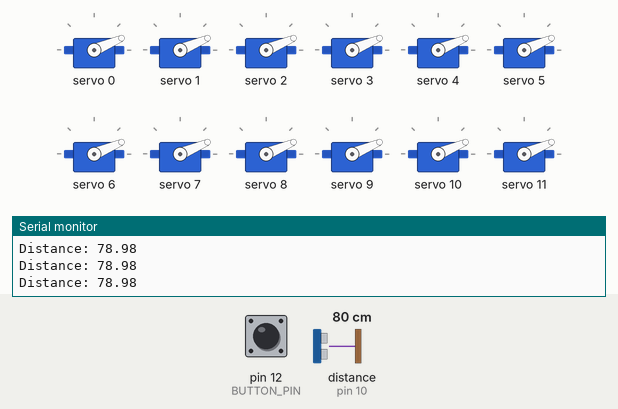
Recording of a sketch running on a simulated Arduino Uno, built with avr-gcc and run on an emulated ATmega328P. Parts: 12 × servo, the last lines printed to the serial monitor. Wiring (inferred from the names in the program): ultrasonic range finder: trigger pin 9; echo pin 10. The test bench sets the inputs (shaded band); at power-on: distance to the obstacle (sensor on pin 10) 80 cm, pin 12 (BUTTON_PIN) HIGH. The echo pulse lasts 58.3 µs per cm; random numbers use the default seed unless the sketch sets one.

Above: at 4.2 s.
4.3 s: distance to the obstacle (sensor on pin 10) set to 33 cm
5.8 s: distance to the obstacle (sensor on pin 10) set to 27 cm
At 8.6 s:
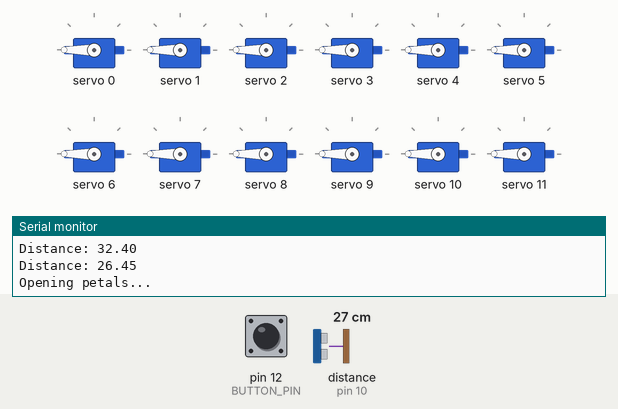
8.8 s: pin 12 (BUTTON_PIN) pulled LOW for 0.15 s
At 9.04 s:
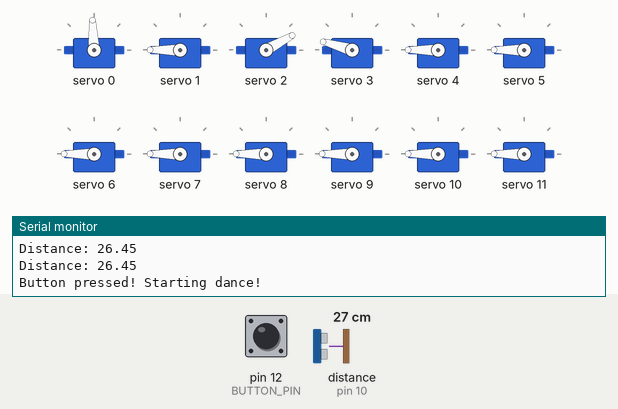
At 9.66 s:
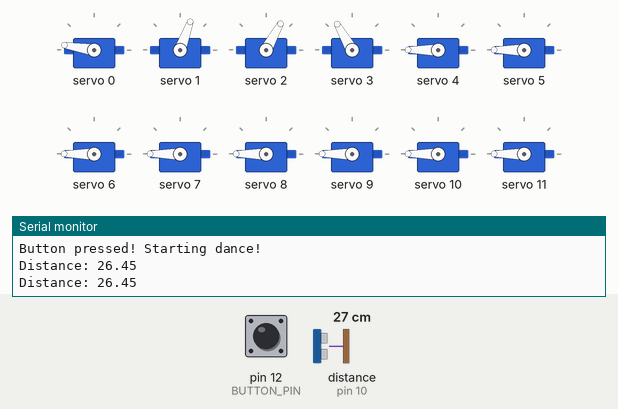
11.8 s: distance to the obstacle (sensor on pin 10) set to 250 cm
At 11.8 s:
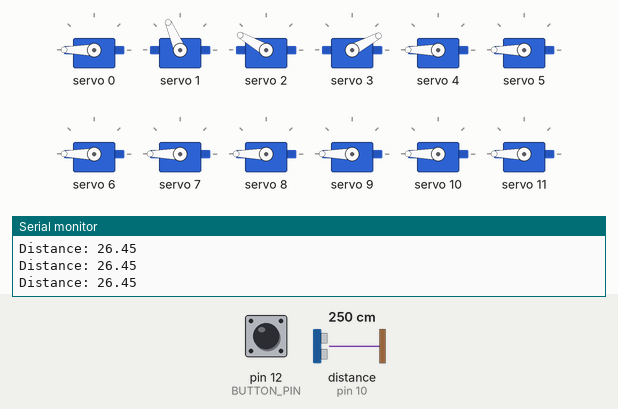
14.8 s: distance to the obstacle (sensor on pin 10) set to 2 cm
17.8 s: pin 12 (BUTTON_PIN) pulled LOW for 3.2 s
Timing chart, 0 to 25.5 s (numbered marks = the images above; inputs shaded):
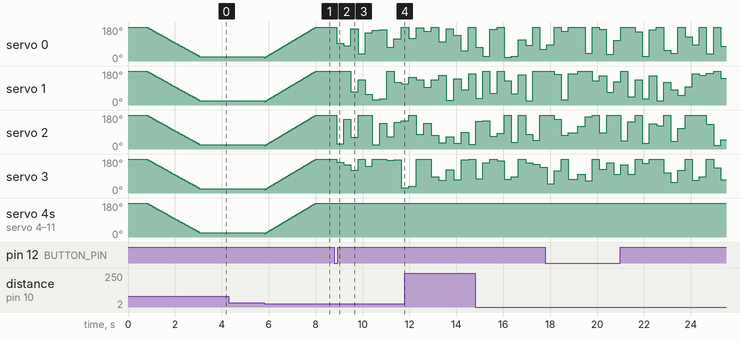

Measured:
- the behaviour switches between 31 and 30 cm on distance to the obstacle (sensor on pin 10) (found by bisection; images 0 and 1)
- after the input at 8.8 s, servo 0: 180° → 93° after 0.09 s, → 80° 0.31 s later, → 171° 0.31 s later, → 38° 0.31 s later, … (10 changes in this stretch); servo 1: 180° → 70° after 0.71 s, → 133° 0.31 s later, → 56° 0.31 s later, → 27° 0.31 s later, … (8 changes in this stretch)

The sketch:

flower.ino
```cpp
#include <Wire.h>
#include <Adafruit_PWMServoDriver.h>

const int TRIG_PIN = 9;
const int ECHO_PIN = 10;
const int BUTTON_PIN = 12;  // pinul butonului
const int DISTANCE_THRESHOLD = 30;

Adafruit_PWMServoDriver pwm = Adafruit_PWMServoDriver();

#define SERVO_FREQ 50
#define SERVO_MIN 150
#define SERVO_MAX 600

float duration_us, distance_cm;
bool isOpen = false;
unsigned long danceStart = 0;
bool isDancing = false;

void setup() {
  Serial.begin(9600);

  pinMode(TRIG_PIN, OUTPUT);
  pinMode(ECHO_PIN, INPUT);
  pinMode(BUTTON_PIN, INPUT_PULLUP);  // folosește rezistor intern

  pwm.begin();
  pwm.setPWMFreq(SERVO_FREQ);

  close();
  isOpen = false;
}

void loop() {
  checkDistance();
  checkButton();
  if (isDancing) {
    performDance();
  }
  delay(100);
}

void checkDistance() {
  digitalWrite(TRIG_PIN, HIGH);
  delayMicroseconds(10);
  digitalWrite(TRIG_PIN, LOW);

  duration_us = pulseIn(ECHO_PIN, HIGH);
  distance_cm = 0.017 * duration_us;

  Serial.print("Distance: ");
  Serial.println(distance_cm);

  if (!isDancing) {
    if (distance_cm > 0 && distance_cm < DISTANCE_THRESHOLD && !isOpen) {
      open();
      isOpen = true;
    }
    else if (distance_cm >= DISTANCE_THRESHOLD && isOpen) {
      close();
      isOpen = false;
    }
  }
}

void checkButton() {
  if (digitalRead(BUTTON_PIN) == LOW && !isDancing) {
    Serial.println("Button pressed! Starting dance!");
    isDancing = true;
    danceStart = millis();
  }
}

void performDance() {
  if (millis() - danceStart >= 10000) {  // 10 secunde
    Serial.println("Dance finished.");
    isDancing = false;
    return;
  }

  // Alege aleator o poziție pentru servouri
  int randPos1 = random(SERVO_MIN, SERVO_MAX);
  // int randPos2 = random(SERVO_MIN, SERVO_MAX);
  pwm.setPWM(0, 0, randPos1);
  pwm.setPWM(1, 0, random(SERVO_MIN, SERVO_MAX));
  pwm.setPWM(2, 0, random(SERVO_MIN, SERVO_MAX));
  pwm.setPWM(3, 0, random(SERVO_MIN, SERVO_MAX));

  delay(200);  // scurtă pauză între pașii de dans
}

void open() {
  Serial.println("Opening petals...");

  for (int pos = SERVO_MIN; pos < SERVO_MAX; pos += 5) {
    pwm.setPWM(0, 0, pos);
    pwm.setPWM(1, 0, pos);
    pwm.setPWM(2, 0, pos);
    pwm.setPWM(3, 0, pos);
    pwm.setPWM(4, 0, pos);
    pwm.setPWM(5, 0, pos);
    pwm.setPWM(6, 0, pos);
    pwm.setPWM(7, 0, pos);
    pwm.setPWM(8, 0, pos);
    pwm.setPWM(9, 0, pos);
    pwm.setPWM(10, 0, pos);
    pwm.setPWM(11, 0, pos);
    pwm.setPWM(12, 0, pos);
    pwm.setPWM(13, 0, pos);
    pwm.setPWM(14, 0, pos);
    pwm.setPWM(15, 0, pos);
    delay(20);
  }
  // delay(5000);
}

void close() {
  Serial.println("Closing petals...");
  for (int pos = SERVO_MAX; pos > SERVO_MIN; pos -= 9) {
    pwm.setPWM(0, 0, pos);
    pwm.setPWM(1, 0, pos);
    pwm.setPWM(2, 0, pos);
    pwm.setPWM(3, 0, pos);
    pwm.setPWM(4, 0, pos);
    pwm.setPWM(5, 0, pos);
    pwm.setPWM(6, 0, pos);
    pwm.setPWM(7, 0, pos);
    pwm.setPWM(8, 0, pos);
    pwm.setPWM(9, 0, pos);
    pwm.setPWM(10, 0, pos);
    pwm.setPWM(11, 0, pos);
    pwm.setPWM(12, 0, pos);
    pwm.setPWM(13, 0, pos);
    pwm.setPWM(14, 0, pos);
    pwm.setPWM(15, 0, pos);
    delay(50);
  }
}

// #include <Wire.h>
// #include <Adafruit_PWMServoDriver.h>

// #define TRIG_PIN 9
// #define ECHO_PIN 10
// #define DISTANCE_THRESHOLD 20  // centimeters

// Adafruit_PWMServoDriver pwm = Adafruit_PWMServoDriver();

// // Servo min and max values for your servos
// #define SERVO_MIN 150
// #define SERVO_MAX 600

// void setup() {
//   Serial.begin(9600);
//   pwm.begin();
//   pwm.setPWMFreq(50);  // Analog servos run at ~50 Hz

//   pinMode(TRIG_PIN, OUTPUT);
//   pinMode(ECHO_PIN, INPUT);
// }

// long readDistanceCM() {
//   digitalWrite(TRIG_PIN, LOW);
//   delayMicroseconds(2);
//   digitalWrite(TRIG_PIN, HIGH);
//   delayMicroseconds(10);
//   digitalWrite(TRIG_PIN, LOW);

//   long duration = pulseIn(ECHO_PIN, HIGH);
//   long distance = duration * 0.034 / 2;
//   return distance;
// }

// void moveAllServos(int pulse) {
//   for (uint8_t i = 0; i < 16; i++) {
//     pwm.setPWM(i, 0, pulse);
//   }
// }

// void loop() {
//   long distance = readDistanceCM();
//   Serial.print("Distance: ");
//   Serial.print(distance);
//   Serial.println(" cm");

//   if (distance < DISTANCE_THRESHOLD) {
//     moveAllServos(SERVO_MAX);  // Move to one position
//     delay(1000);
//     moveAllServos(SERVO_MIN);  // Move to another
//     delay(1000);
//   }

//   delay(200);
// }
```
